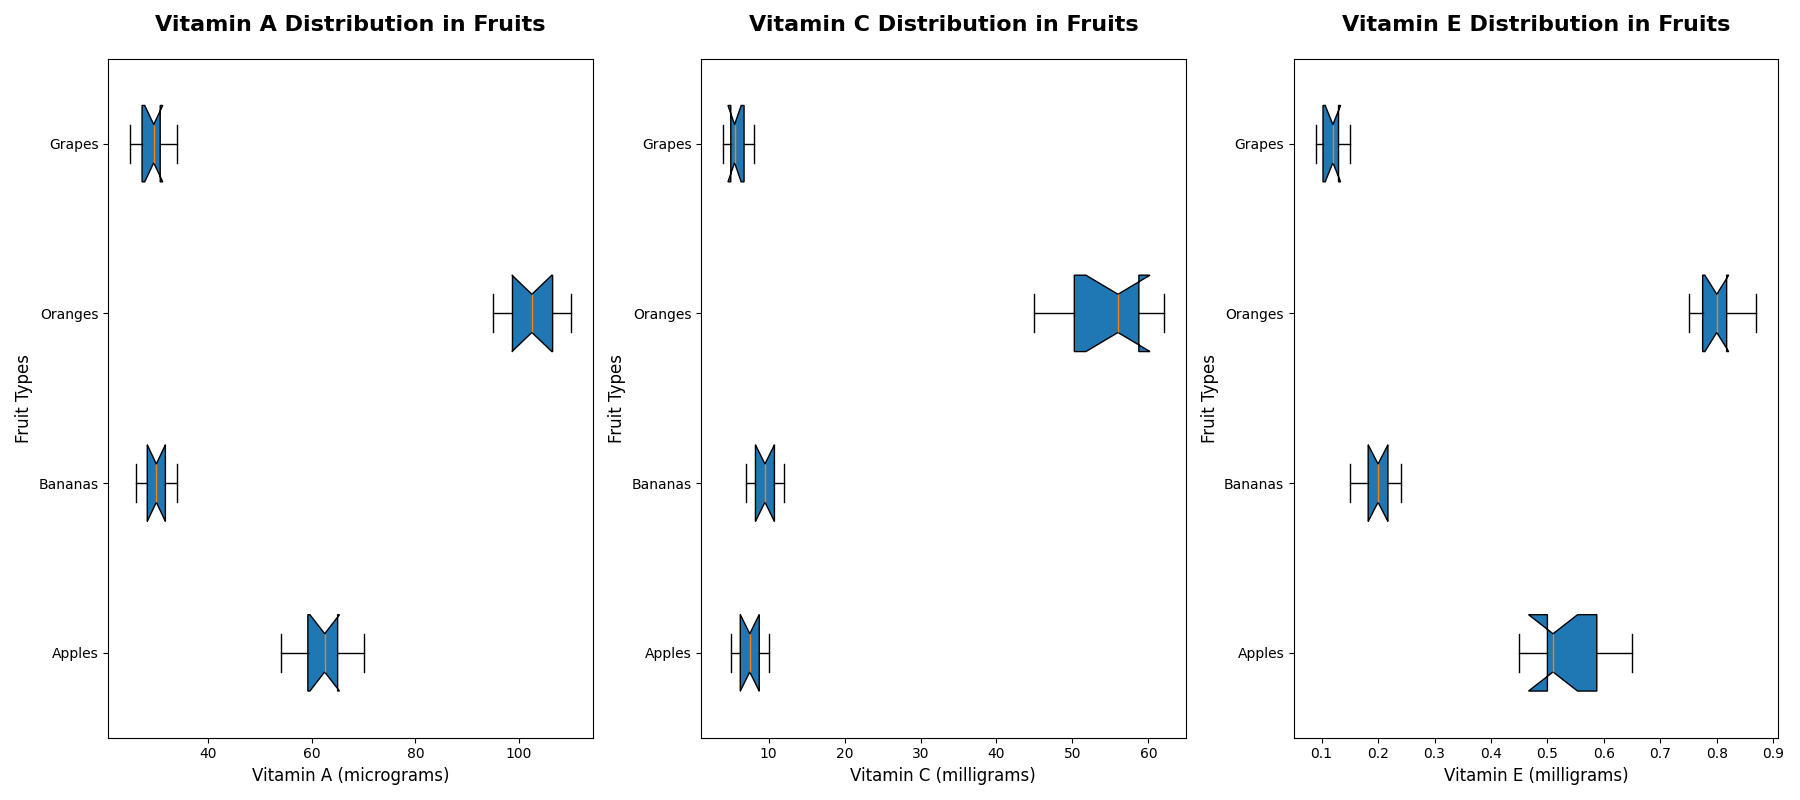

Python code for this plot:
import matplotlib.pyplot as plt
import numpy as np

# Data for Vitamin A (in micrograms)
vitamin_a_apples = np.array([54, 60, 63, 65, 59, 70, 65, 62, 55, 66])
vitamin_a_bananas = np.array([30, 28, 32, 31, 29, 33, 27, 26, 34, 30])
vitamin_a_oranges = np.array([98, 102, 110, 95, 105, 107, 103, 109, 101, 98])
vitamin_a_grapes = np.array([25, 26, 30, 29, 28, 27, 31, 32, 34, 30])

# Data for Vitamin C (in milligrams)
vitamin_c_apples = np.array([6, 7, 8, 9, 5, 10, 7, 6, 8, 9])
vitamin_c_bananas = np.array([9, 8, 10, 11, 7, 12, 10, 9, 8, 12])
vitamin_c_oranges = np.array([50, 45, 55, 48, 60, 62, 51, 58, 59, 57])
vitamin_c_grapes = np.array([4, 5, 6, 5, 7, 6, 4, 8, 5, 7])

# Data for Vitamin E (in milligrams)
vitamin_e_apples = np.array([0.5, 0.6, 0.45, 0.5, 0.6, 0.65, 0.55, 0.52, 0.48, 0.50])
vitamin_e_bananas = np.array([0.2, 0.15, 0.18, 0.22, 0.20, 0.19, 0.21, 0.23, 0.24, 0.18])
vitamin_e_oranges = np.array([0.8, 0.75, 0.85, 0.77, 0.80, 0.87, 0.76, 0.82, 0.81, 0.79])
vitamin_e_grapes = np.array([0.1, 0.12, 0.09, 0.15, 0.13, 0.11, 0.14, 0.13, 0.10, 0.12])

# Aggregate data for box plot
vitamin_data_a = [vitamin_a_apples, vitamin_a_bananas, vitamin_a_oranges, vitamin_a_grapes]
vitamin_data_c = [vitamin_c_apples, vitamin_c_bananas, vitamin_c_oranges, vitamin_c_grapes]
vitamin_data_e = [vitamin_e_apples, vitamin_e_bananas, vitamin_e_oranges, vitamin_e_grapes]

# Labels for fruits
fruit_labels = ['Apples', 'Bananas', 'Oranges', 'Grapes']

# Plot setup
fig, axs = plt.subplots(1, 3, figsize=(18, 8))

# First subplot: Vitamin A Distribution
axs[0].boxplot(vitamin_data_a, vert=False, patch_artist=True, labels=fruit_labels, notch=True)
axs[0].set_title('Vitamin A Distribution in Fruits', fontsize=16, weight='bold', pad=20)
axs[0].set_xlabel('Vitamin A (micrograms)', fontsize=12)
axs[0].set_ylabel('Fruit Types', fontsize=12)

# Second subplot: Vitamin C Distribution
axs[1].boxplot(vitamin_data_c, vert=False, patch_artist=True, labels=fruit_labels, notch=True)
axs[1].set_title('Vitamin C Distribution in Fruits', fontsize=16, weight='bold', pad=20)
axs[1].set_xlabel('Vitamin C (milligrams)', fontsize=12)
axs[1].set_ylabel('Fruit Types', fontsize=12)

# Third subplot: Vitamin E Distribution
axs[2].boxplot(vitamin_data_e, vert=False, patch_artist=True, labels=fruit_labels, notch=True)
axs[2].set_title('Vitamin E Distribution in Fruits', fontsize=16, weight='bold', pad=20)
axs[2].set_xlabel('Vitamin E (milligrams)', fontsize=12)
axs[2].set_ylabel('Fruit Types', fontsize=12)

# Adjust layout for a better fit
plt.tight_layout()

# Show plot
plt.show()
